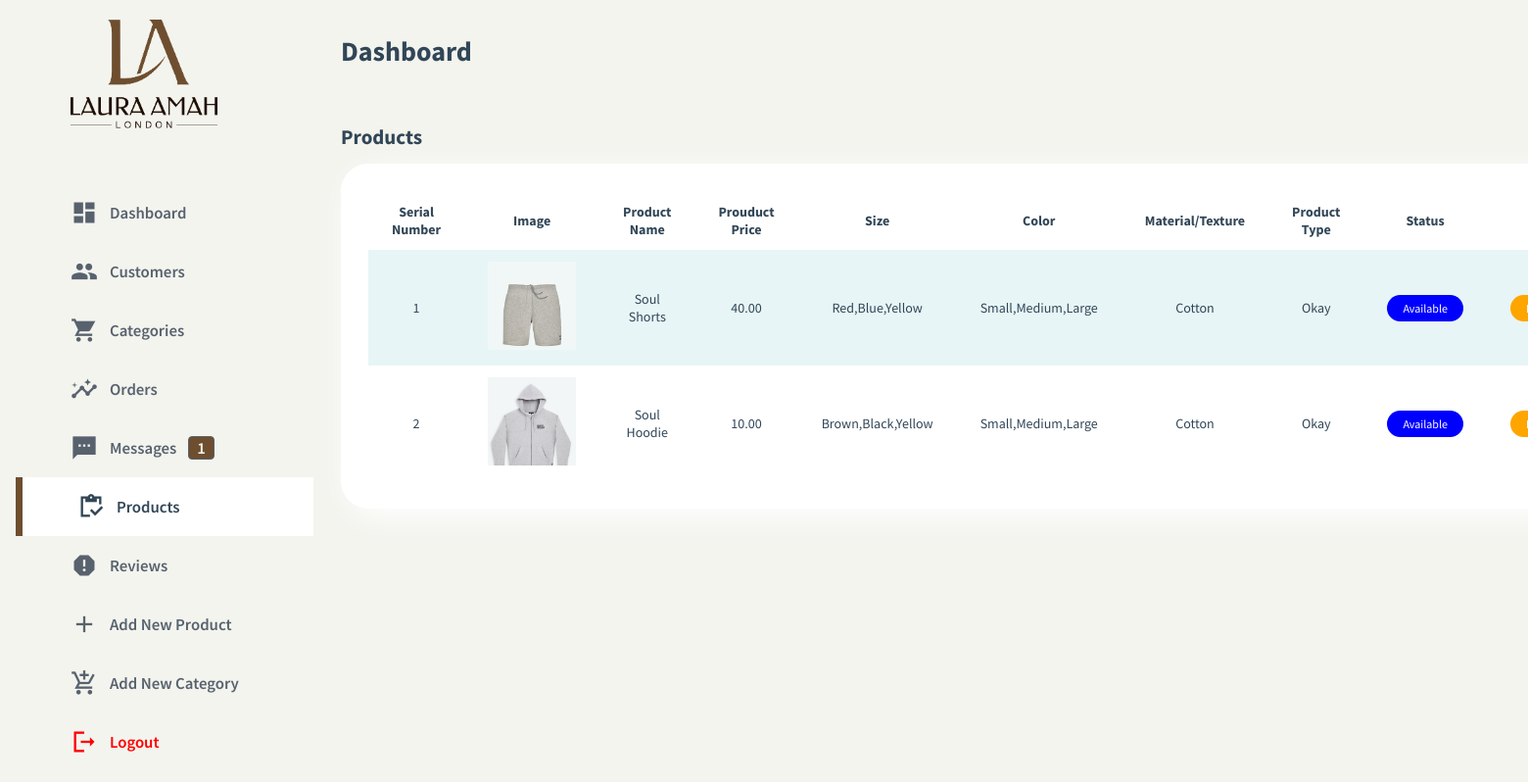
/admin/products.php, run on the app's committed database.
### tables this page shows
CREATE TABLE `soul_products` (
  `id` int(11) NOT NULL,
  `p_name` varchar(255) NOT NULL,
  `p_price` decimal(6,2) NOT NULL,
  `p_keyword` varchar(255) NOT NULL,
  `p_categories` varchar(255) NOT NULL,
  `p_size` varchar(255) NOT NULL,
  `p_color` varchar(255) NOT NULL,
  `p_material` varchar(255) NOT NULL,
  `p_type` varchar(255) NOT NULL,
  `p_descrip` longtext NOT NULL,
  `cover_image` varchar(255) NOT NULL,
  `status2` tinyint(4) NOT NULL
);

### admin/products.php (the view, shortened to what this page needs)
<?php
include "includes/db.php";
$products = "SELECT * FROM `soul_products`";
$products_query = $mysqli -> query($products);
$messages = "SELECT * FROM soul_message where status2 = '1'";
$messages_result = mysqli_query($mysqli, $messages);
$messages_count = mysqli_num_rows($messages_result);
?>
<!DOCTYPE html>
<html lang="en">
    <head>
        <link rel="stylesheet" href="css/styles.css" />
        <link rel="stylesheet" href="css/styles-responsive.css" />
    </head>
    <body class="customers">
        <div class="dashboard-container customers">
            <aside class="main-sidebar">
                <header class="aside-header">
                    <div class="brand">
                        <img src="images/soul.png" alt="Logo" />
                    </div>
                </header>
                <div class="sidebar" id="sidebar">
                    <ul class="list-items">
                        <li class="item">
                            <a href="dashboard.php">
                                <span class="material-icons-sharp">
                                </span>
                                <span>Dashboard</span>
                            </a>
                        </li>
                        <li class="item">
                            <a href="customers.php">
                                <span class="material-icons-sharp">
                                </span>
                                <span>Customers</span>
                            </a>
                        </li>
                        <li class="item">
                            <a href="categories.php">
                                <span class="material-icons-sharp">
                                </span>
                                <span>Categories</span>
                            </a>
                        </li>
                        <li class="item">
                            <a href="orders.php">
                                <span class="material-icons-sharp">
                                </span>
                                <span>Orders</span>
                            </a>
                        </li>
                        <li class="item">
                            <a href="messages.php">
                                <span class="material-icons-sharp">
                                </span>
                                <span>Messages</span>
                                <span class="message-count"><?php echo $messages_count ?></span>
                            </a>
                        </li>
                        <li class="item">
                            <a href="products.php" class="active">
                                <span class="material-icons-sharp">
                                </span>
                                <span>Products</span>
                            </a>
                        </li>
                        <li class="item">
                            <a href="reviews.php">
                                <span class="material-icons-sharp">
                                </span>
                                <span>Reviews</span>
                            </a>
                        </li>
                        <li class="item">
                            <a href="addproduct.php">
                                <span class="material-icons-sharp"> add </span>
                                <span>Add New Product</span>
                            </a>
                        </li>
                        <li class="item">
                            <a href="addcategory.php">
                                <span class="material-icons-sharp"> add_shopping_cart </span>
                                <span>Add New Category</span>
                            </a>
                        </li>
                        <li class="item">
                            <a href="#">
                                <span class="material-icons-sharp">
                                </span>
                                <span>Logout</span>
                            </a>
                        </li>
                    </ul>
                </div>
            </aside>
            <main class="main-container">
                <div class="admin-header">
                    <h1 class="main-title">Dashboard</h1>
                </div>
                <section class="recent-orders">
                    <div class="ro-title">
                        <h2 class="recent-orders-title">Products</h2>
                    </div>
                    <table>
                        <thead>
                            <tr>
                                <th>Serial Number</th>
                                <th>Image</th>
                                <th>Product Name</th>
                                <th>Prouduct Price</th>
                                <th>Size</th>
                                <th>Color</th>
                                <th>Material/Texture</th>
                                <th>Product Type</th>
                                <th>Status</th>
                                <th colspan="2">Actions</th>
                            </tr>
                        </thead>
                        <tbody>
                            <?php while($row = $products_query -> fetch_assoc()) { ?>
                                <tr>
                                    <td><?php echo $row['id'] ?></td>
                                    <td><img src="images/products/covers/<?php echo $row['cover_image'] ?>"alt=""width="100%"></td>
                                    <td><?php echo $row['p_name'] ?></td>
                                    <td><?php echo $row['p_price'] ?></td>
                                    <td><?php echo $row['p_size'] ?></td>
                                    <td><?php echo $row['p_color']?></td>
                                    <td><?php echo $row['p_material'] ?></td>
                                    <td><?php echo $row['p_type'] ?></td>
                                    <td>
                                        <?php
                                            if($row['status2'] == 1){
                                                echo "<a href='?type=status2&operation=deactive&id=".$row['id']."' class='status completed'>Available</a>";
                                            } else {
                                                echo "<a href='?type=status2&operation=active&id=".$row['id']."' class='status pending'>Unavailable</a>";
                                            }
                                        ?>
                                    </td>
                                    <td><a href="edit_product.php?id=<?php echo $row['id'] ?>" class="status process">Edit</a></td>
                                </tr>
                            <?php } ?>
                        </tbody>
                    </table>
                </section>
            </main>
        </div>
    </body>
</html>

### admin/css/styles.css (style rules this page uses)
:root { --white: #fff; --light: #f3f4ee; --fuscha: #6E4E2F; --desaturate-fuscha: #fff; --desaturate-fuscha-2: hsla(334, 94%, 57%, 0.1); --cyan: hsl(184, 46%, 57%); --desaturate-cyan: hsla(184, 46%, 57%, 0.25); --desaturate-cyan-2: hsla(184, 46%, 57%, 0.15); --light-blue: #bbeef1; --pinkless: #fff3e0; --yellow: #f1b813; --text-color-primary: #314657; --text-color-secondary: #58626e; --text-color-third: #9db3be; --box-shadow-card: 8px 8px 32px var(--desaturate-fuscha); --box-shadow-card-2: 8px 8px 32px var(--desaturate-cyan); --box-sidebar: 2px 4px 16px var(--desaturate-cyan-2); --padding-card: 28px; --border-radius-rounded: 50%; --border-radius-4: 4px; --border-radius-8: 8px; --border-radius-12: 12px; --border-radius-card: var(--padding-card); }
*, *::after, *::before { margin: 0; padding: 0; box-sizing: border-box; font-family: 'Source Sans Pro', sans-serif; }
html { font-size: 14px; }
body { background-color: var(--light); color: var(--text-color-primary); height: 100vh; transition: background-color 0.3s ease-in-out, color 0.3s ease-in-out; }
ul { list-style-type: none; }
a { text-decoration: none; }
a { color: var(--text-color-secondary); transition: color 0.3s ease-in-out; }
.material-icons-sharp { vertical-align: middle; }
.dashboard-container { display: grid; grid-template-columns: 1fr 5fr 3fr; grid-template-areas: 'sidebar main extrabar'; gap: 2rem; height: 100%; }
.main-sidebar { grid-area: sidebar; height: 100%; width: 320px; padding: 20px 0 20px 16px; }
.main-sidebar .aside-header { display: flex; justify-content: space-between; align-items: center; }
.aside-header .brand { display: flex; align-items: center; padding-left: 4rem; }
.brand img { width: 150px; }
.main-sidebar .sidebar { position: relative; height: 100%; display: flex; justify-content: center; padding-top: 4rem; width: 100%; }
.sidebar .list-items { width: 100%; }
.list-items li:last-child { position: absolute; width: 100%; }
.list-items li:last-child a { color: red; }
.list-items .item a { display: flex; align-items: center; justify-content: flex-start; gap: 12px; width: 100%; padding: 16px 4rem 16px; font-size: 1.2em; font-weight: 600; transition: all 0.3s ease-in-out; }
.list-items .item a:active, .list-items .item a.active { color: var(--text-color-primary); border-left: 7px solid transparent; border-left-color: var(--fuscha); background-color: var(--desaturate-fuscha); }
.item a .material-icons-sharp { font-size: 28px; }
.item .message-count { background-color: var(--fuscha); text-align: center; border-radius: var(--border-radius-4); color: var(--light); border: 1px solid var(--text-color-secondary); padding: 0px 8px; transition: all 0.3s ease-in-out; }
.main-container { grid-area: main; padding: 20px 0; }
.main-title { margin-bottom: 3rem; line-height: 1.8; }
.recent-orders { margin-top: 4rem; }
.recent-orders .ro-title { display: flex; justify-content: space-between; align-items: center; margin-bottom: 1rem; }
.recent-orders table { width: 100%; background-color: var(--white); padding: var(--padding-card); border-radius: var(--border-radius-card); box-shadow: var(--box-shadow-card); text-align: center; transition: box-shadow 0.33s ease-in-out; overflow: hidden; border-spacing: 0; }
.recent-orders tbody td, .recent-orders thead th { padding: 12px 24px; }
.recent-orders table tbody tr { border: 1px solid transparent; border-bottom-color: var(--desaturate-cyan); transition: 0.15s ease-in; }
.recent-orders table tr td .status { font-size: 12px; padding: 6px 16px; color: #fff; border-radius: 20px; }
.recent-orders table tr td .completed { background: blue; cursor: pointer; }
.recent-orders table tr td .process { background: orange; cursor: pointer; }
.recent-orders table tbody tr img { width: 90px; height: 90px; object-fit: cover; }
.recent-orders tbody tr:last-child { border-bottom-color: transparent; }
.recent-orders tbody tr:first-child { border-top-color: var(--desaturate-cyan); }
.recent-orders table tbody tr:nth-child(2n + 1) { background-color: var(--desaturate-cyan-2); }
.dashboard-container.customers { grid-template-columns: 2fr 10fr; }
.dashboard-container.customers .recent-orders { margin-top: 0px !important; }
.admin-header { display: flex; align-items: center; justify-content: space-between; }

### data on the page
soul_products: id "1", cover_image (picture), p_name "Soul Shorts", p_price "40.00", p_size "Red,Blue,Yellow", p_color "Small,Medium,Large", p_material "Cotton", p_type "Okay"
soul_products: id "2", cover_image (picture), p_name "Soul Hoodie", p_price "10.00", p_size "Brown,Black,Yellow", p_color "Small,Medium,Large", p_material "Cotton", p_type "Okay"

### other printed values
$messages_count "1"
